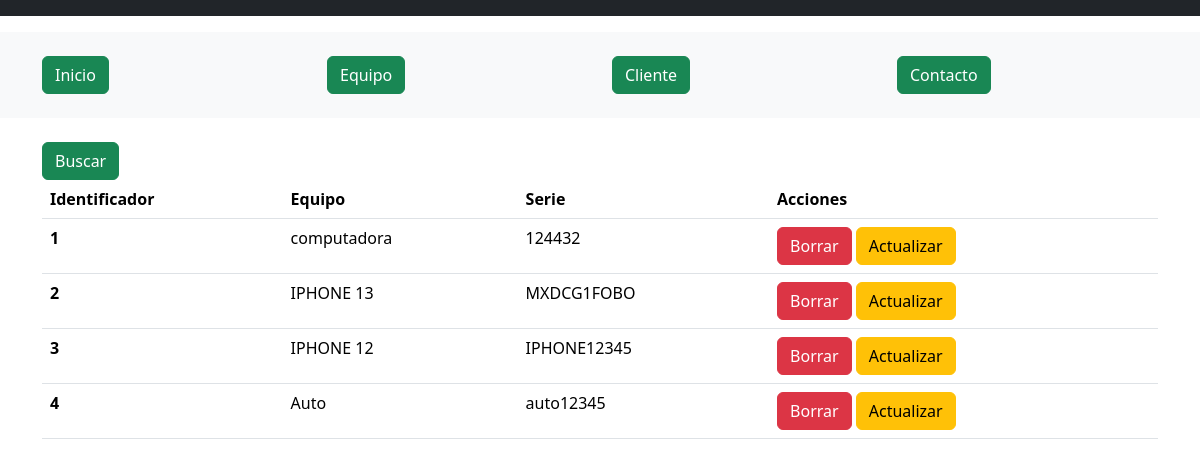
The page /entrega_final/lista_equipos/ on the database its author committed.
### entrega_final/models.py (models this page shows)
class Equipo(models.Model):
    equipo=models.CharField(max_length=100)
    serie=models.CharField(max_length=100)

### entrega_final/views.py (the view)
# urls.py: path('lista_equipos/', views.lista_equipos, name='lista_equipos'),
def lista_equipos(request):
    equipos = Equipo.objects.all()
    return render(request, 'plantillas_final/lista_equipos.html', {'equipos': equipos})

### entrega_final/templates/plantillas_final/lista_equipos.html (shortened to what this page needs)
{% extends "plantillas_final/inicio.html" %}
{% load bootstrap5 %}
{% block cuerpo %}
<div class="container">
  <div class="row">
    <div class="col">
      {% url 'buscar_equipo' as buscar_equipo_url %}
      {% bootstrap_button "Buscar" button_class="btn-success" button_type="link" href=buscar_equipo_url %}
    <div>
  <div>
  <div class="row">
    <div class="col">
        {% if equipos %}
        <table class="table">
            <thead>
                <th scope="col">Identificador</th>
                <th scope="col">Equipo</th>
                <th scope="col">Serie</th>
                <th scope="col">Acciones</th>
            </thead>
            {% for p in equipos %}
            <tbody>
                <tr>
                    <th scope="row">{{p.id}} </th>
                    <td> {{p.equipo}} </td>
                    <td> {{p.serie}} </td>
                    <td>
                      {% url 'borrar_equipo' identificador=p.id as borrar_equipo_url %}
                      {% url 'actualizar_equipo' identificador=p.id as actualizar_equipo_url %}
                      {% bootstrap_button "Borrar" size="sm" button_class="btn-danger" button_type="link" href=borrar_equipo_url %}
                      {% bootstrap_button "Actualizar" size="sm" button_class="btn-warning" button_type="link" href=actualizar_equipo_url %}
                    </td>
                </tr>
            </tbody>
            {% endfor %}
        </table>
        {% else %}
            <p>No tienes equipos cargados</p>
        {% endif %}
    </div>
  </div>
</div>
{% endblock %}

### rows shown on the page
Equipo: id "1", equipo "computadora", serie "124432", bootstrap_button "Borrar", bootstrap_button "Actualizar"
Equipo: id "2", equipo "IPHONE 13", serie "MXDCG1FOBO", bootstrap_button "Borrar", bootstrap_button "Actualizar"
Equipo: id "3", equipo "IPHONE 12", serie "IPHONE12345", bootstrap_button "Borrar", bootstrap_button "Actualizar"
Equipo: id "4", equipo "Auto", serie "auto12345", bootstrap_button "Borrar", bootstrap_button "Actualizar"
